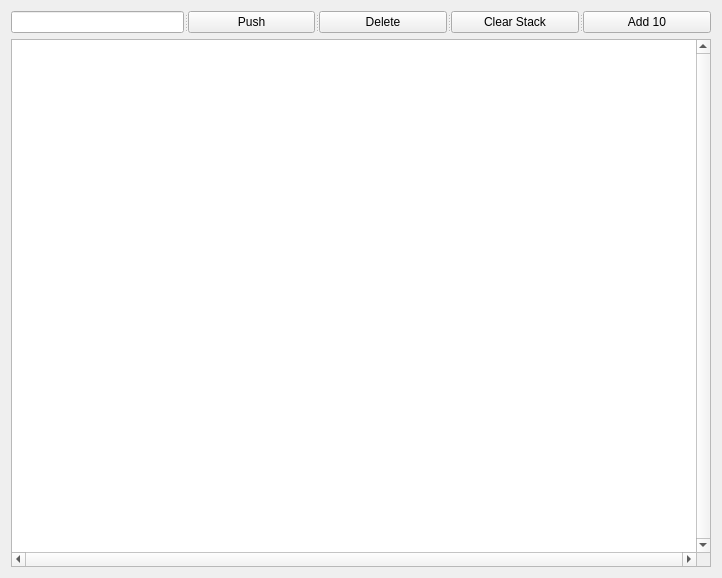
<?xml version="1.0" encoding="UTF-8"?>
<ui version="4.0">
 <class>stack</class>
 <widget class="QWidget" name="stack">
  <property name="geometry">
   <rect>
    <x>0</x>
    <y>0</y>
    <width>722</width>
    <height>578</height>
   </rect>
  </property>
  <property name="windowTitle">
   <string>Stack</string>
  </property>
  <layout class="QGridLayout" name="gridLayout">
   <item row="0" column="0">
    <widget class="QSplitter" name="splitter">
     <property name="orientation">
      <enum>Qt::Horizontal</enum>
     </property>
     <widget class="QLineEdit" name="lineEdit"/>
     <widget class="QPushButton" name="pushButton_2">
      <property name="text">
       <string>Push</string>
      </property>
     </widget>
     <widget class="QPushButton" name="pushButton">
      <property name="text">
       <string>Delete</string>
      </property>
     </widget>
     <widget class="QPushButton" name="pushButton_3">
      <property name="text">
       <string>Clear Stack</string>
      </property>
     </widget>
     <widget class="QPushButton" name="pushButton_4">
      <property name="text">
       <string>Add 10</string>
      </property>
     </widget>
    </widget>
   </item>
   <item row="1" column="0">
    <widget class="QGraphicsView" name="graphicsView">
     <property name="verticalScrollBarPolicy">
      <enum>Qt::ScrollBarAlwaysOn</enum>
     </property>
     <property name="horizontalScrollBarPolicy">
      <enum>Qt::ScrollBarAlwaysOn</enum>
     </property>
     <property name="sizeAdjustPolicy">
      <enum>QAbstractScrollArea::AdjustToContents</enum>
     </property>
    </widget>
   </item>
  </layout>
 </widget>
 <resources/>
 <connections/>
</ui>
